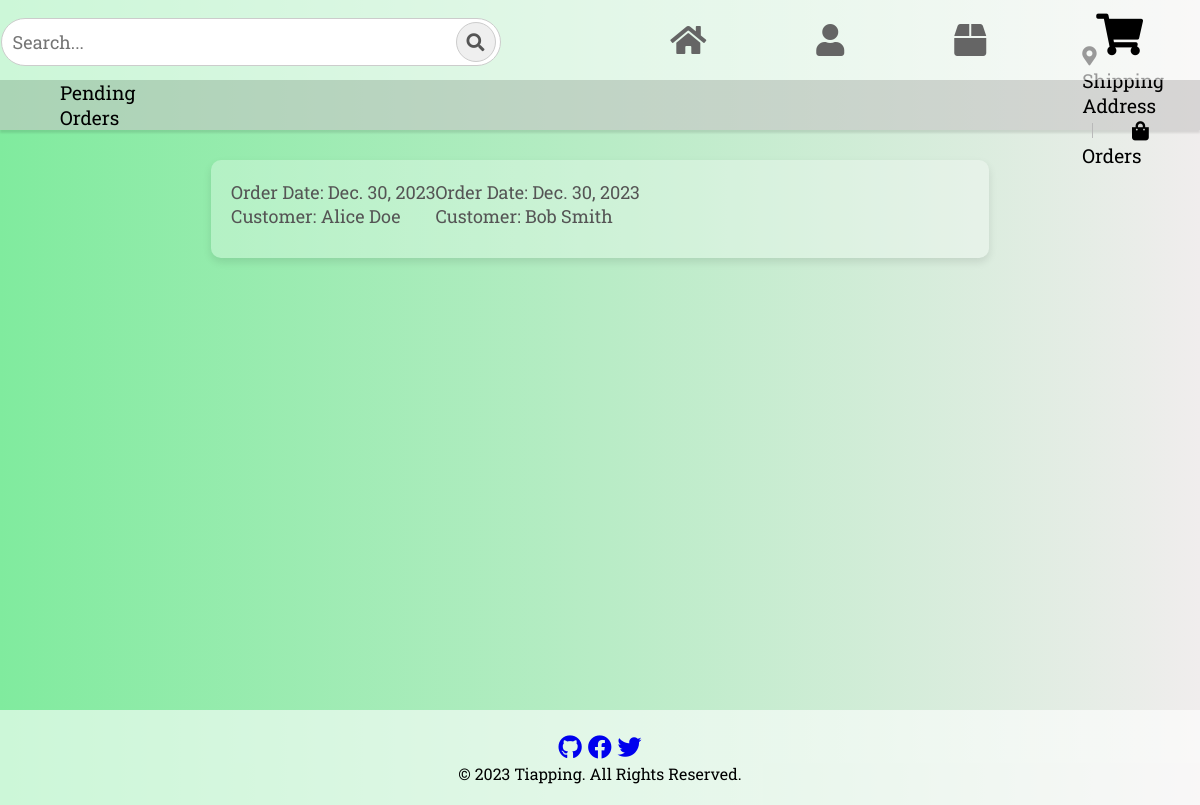
/orders/, run on an earlier commit of the app's database.
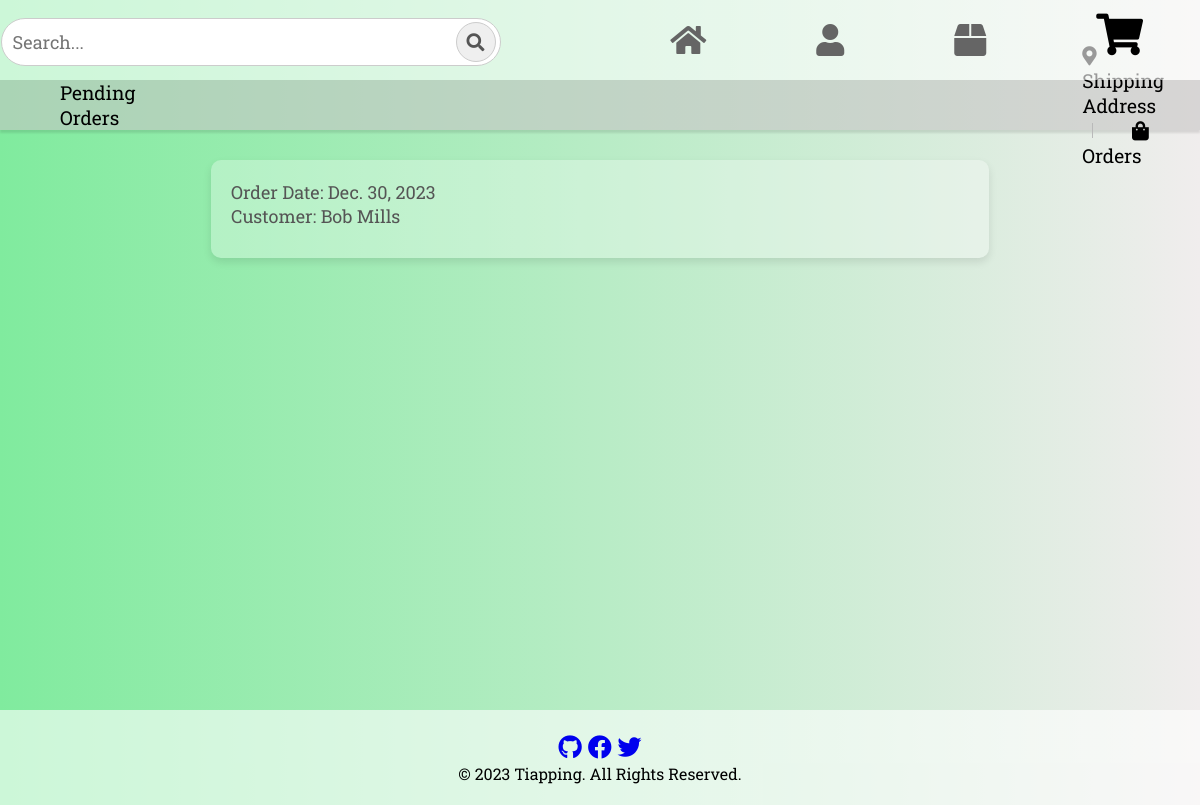
And on a later commit of the database.
### application/models.py (models this page shows, shortened)
class BaseModel(models.Model):
    created_at = models.DateTimeField(auto_now_add=True)
    updated_at = models.DateTimeField(auto_now=True)
    class Meta:
        abstract = True

class Order(BaseModel):
    order_date = models.DateField()
    customer = models.ForeignKey(Customer, on_delete=models.CASCADE)

class Customer(BaseModel):
    name = models.CharField(max_length=255)
    email = models.EmailField(unique=True)
    def __str__(self):
        return self.name

### application/views.py (the view)
# urls.py: path('orders/', OrderListView.as_view(), name='order-list'),
class OrderListView(ListView):
    model = Order
    context_object_name = 'orders'
    template_name = 'order_list.html'
    paginate_by = 10

### application/templates/order_list.html (shortened to what this page needs)
{% extends 'base.html' %}
{% load static %}
{% block navbar %}
  <section class="navbar">
    <div class="search-container">
      <input type="text" placeholder="Search...">
      <button class="search-btn"><i class="fas fa-search"></i></button>
    </div>
    <a href='{% url "home" %}' class="btn" id="active">
      <i class="fas fa-home fa-2x"></i>
    </a>
    <a href='{% url "customer-list" %}' class="btn">
      <i class="fas fa-user fa-2x"></i>
    </a>
    <a href='{% url "product-list" %}' class="btn">
      <i class="fas fa-box fa-2x"></i>
    </a>
    <a href="{% url 'cart-list' %}" class="btn home-icon">
      <i class="fas fa-shopping-cart fa-2x"></i>
    </a>
  </section>
  <div class="additional-bar">
    <p>Pending Orders</p>
    <div class="cart-options">
      <p>
        <a href='{% url "shippingaddress-list" %}' class="no-decoration black-link">
          <i class="fas fa-map-marker-alt"></i> Shipping Address
        </a>
        <a href='{% url "order-list" %}' class="no-decoration black-link">
          <i class="fas fa-shopping-bag"></i> Orders
        </a>
      </p>
    </div>
  </div>
  {% endblock navbar %}
{% block content %}
<div class="customer-container">
  <div class="customer-box" style="font-size: 18px; color: black;">
    {% for order in orders %}
      <p>
        Order Date: {{ order.order_date }}
        <br>
        Customer: {{ order.customer }}
      </p>
    {% endfor %}
  </div>
</div>
{% endblock %}

### application/templates/base.html (shortened to what this page needs)
{% load static %}
<!DOCTYPE html>
<html lang="en">
  <head>
    <link rel="stylesheet" href='{% static "css/style.css" %}' />
    <link rel="stylesheet" href="https://cdnjs.cloudflare.com/ajax/libs/font-awesome/5.15.4/css/all.min.css">
  </head>
  <body>
    {% block navbar %}
    {% endblock navbar %}
    <main>
      {% block content %}
      {% endblock %}
    </main>
    {% include 'includes/footer.html' %}
  </body>

### application/templates/includes/footer.html (shortened to what this page needs)
<footer>
    <br>
    <div class="social-icons">
      <a href="https://github.com/tianala" target="_blank" class="icon-link">
        <i class="fab fa-github"></i>
      </a>
      <a href="https://facebook.com/christian.ala.77/" target="_blank" class="icon-link">
        <i class="fab fa-facebook"></i>
      </a>
      <a href="https://twitter.com/evsychinerics" target="_blank" class="icon-link">
        <i class="fab fa-twitter"></i>
      </a>
    </div>
    <p>
      &copy; 2023 Tiapping. All Rights Reserved.
    </p>
    <br>
  </footer>

### application/static/css/style.css (style rules this page uses)
* { box-sizing: border-box; margin: 0; padding: 0; font-family: 'Roboto Slab'; }
body { background: linear-gradient(to right, rgba(128, 235, 158, 1), rgb(240, 237, 237)); background-size: cover; background-position: center; background-attachment: fixed; display: flex; flex-direction: column; min-height: 100vh; }
main { flex: 1; min-height: calc(80vh - 10vh); padding-top: 60px; padding-bottom: 60px; }
.search-container { display: flex; align-items: center; margin-right: 10%; background-color: #f0f0f0, 0.1; margin-bottom: 12px; }
.search-container input { padding: 11px; font-size: 18px; border: 1px solid #ccc; border-radius: 35px; width: 500px; }
.search-container button.search-btn { position: relative; padding: 11px; font-size: 18px; border: 1px solid #ccc; border-radius: 50%; background-color: #ffffff, 0.5; cursor: pointer; margin-left: -45px; width: 40px; height: 40px; }
.search-container button.search-btn i { position: absolute; top: 50%; left: 50%; transform: translate(-50%, -50%); color: #555; }
.navbar { background-color: rgba(255, 255, 255, 0.6); overflow: hidden; display: flex; align-items:flex-end; position: sticky; top: 0; z-index: 100; padding: 2px; justify-content: right; height: 80px; }
.navbar .home-icon { color: #000; font-size: 1.3em; }
.navbar a { margin: 0 43px; float: none; display: inline-block; color: rgb(101, 101, 101); padding: 20px 10px; text-decoration: none; border: 2px solid transparent; border-radius: 70px; transition: 0.1s; }
.additional-bar { height: 50px; background-color: rgba(198, 197, 197, 0.6); box-shadow: 0 3px 2px rgba(0, 0, 0, 0.1); margin-bottom: 20px; display: flex; align-items: center; }
.additional-bar p { margin: 0; padding-right: 10px; margin-left:60px; font-size: 120%; }
.cart-options p { margin-left: 900px; color: black; }
.cart-options i { margin-right: 7px; color: black; }
.cart-options { color: black; display: flex; justify-content: flex-end; align-items: center; }
.no-decoration { text-decoration: none; }
.black-link { color: black; }
footer { width: 100%; background-color: rgb(255, 255, 255, 0.6); color: rgb(57, 55, 55), 0, 0; text-align: center; padding: 0px 7; }
.customer-container { display: flex; flex-wrap: wrap; gap: 20px; justify-content: center; align-items: center; margin-top: -50px; }
.customer-box { background-color: rgb(255, 255, 255, 0.3); padding: 20px; border-radius: 10px; box-shadow: 0 4px 8px rgba(0, 0, 0, 0.1); width: calc(65.65% - 10px); box-sizing: border-box; display: flex; align-items: center; }
.customer-box p { color: #555; font-size: 18px; margin-bottom: 10px; }
.social-icons a { color: rgb(57, 55, 55), 0, 0; font-size: 1.5rem; text-decoration: none; }

What changed in the data, as far as the page shows it:
removed Order: order_date "Dec. 30, 2023", customer "Alice Doe"
changed through a linked row, Order: customer "Bob Smith" → "Bob Mills"
